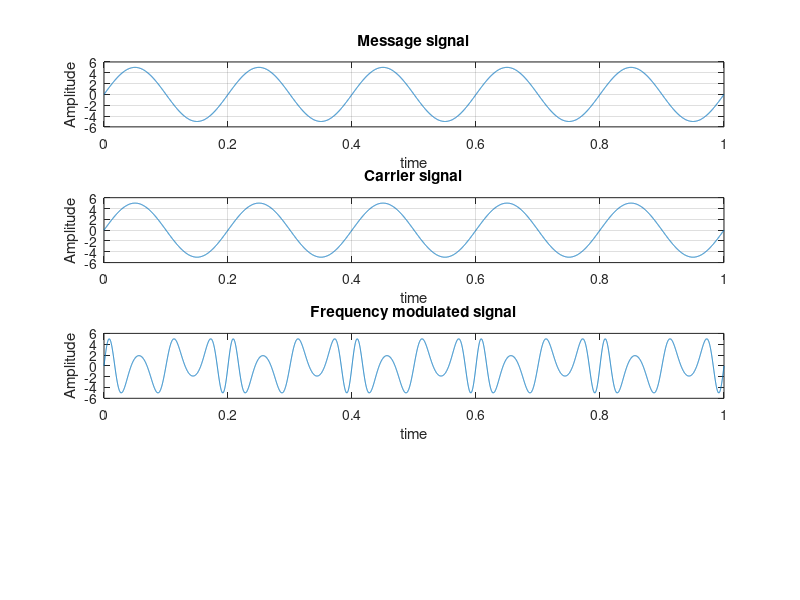

MATLAB code for this plot: (Note: this script raises an error after producing the figure.)
t=0:0.0001:1;
a=5;
fm=input("Enter the message frequency:");
fc=input("Enter the carrier frequency:");
fs=input("Enter the sampling frequency(fs>=2*fc):");
m=5;
sm=a*sin(2*pi*fm*t);
subplot(4,1,1)
plot(t,sm)
xlabel('time')
ylabel("Amplitude")
title("Message signal")
grid on
sc=a*sin(2*pi*fc*t);
subplot(4,1,2)
plot(t,sc)
xlabel('time')
ylabel("Amplitude")
title("Carrier signal")
grid on
sfm=a*sin((2*pi*fc*t)+(m.*sin(2*pi*fm*t)));
subplot(4,1,3)
plot(t,sfm)
xlabel('time')
ylabel('Amplitude')
title('Frequency modulated signal')
fdev=fc+10;
fdem=fmdemod(sfm,fc,fs,fdev);
subplot(4,1,4)
plot(t,fdem)
xlabel('time')
ylabel('Amplitude')
title('Demodulated signal')